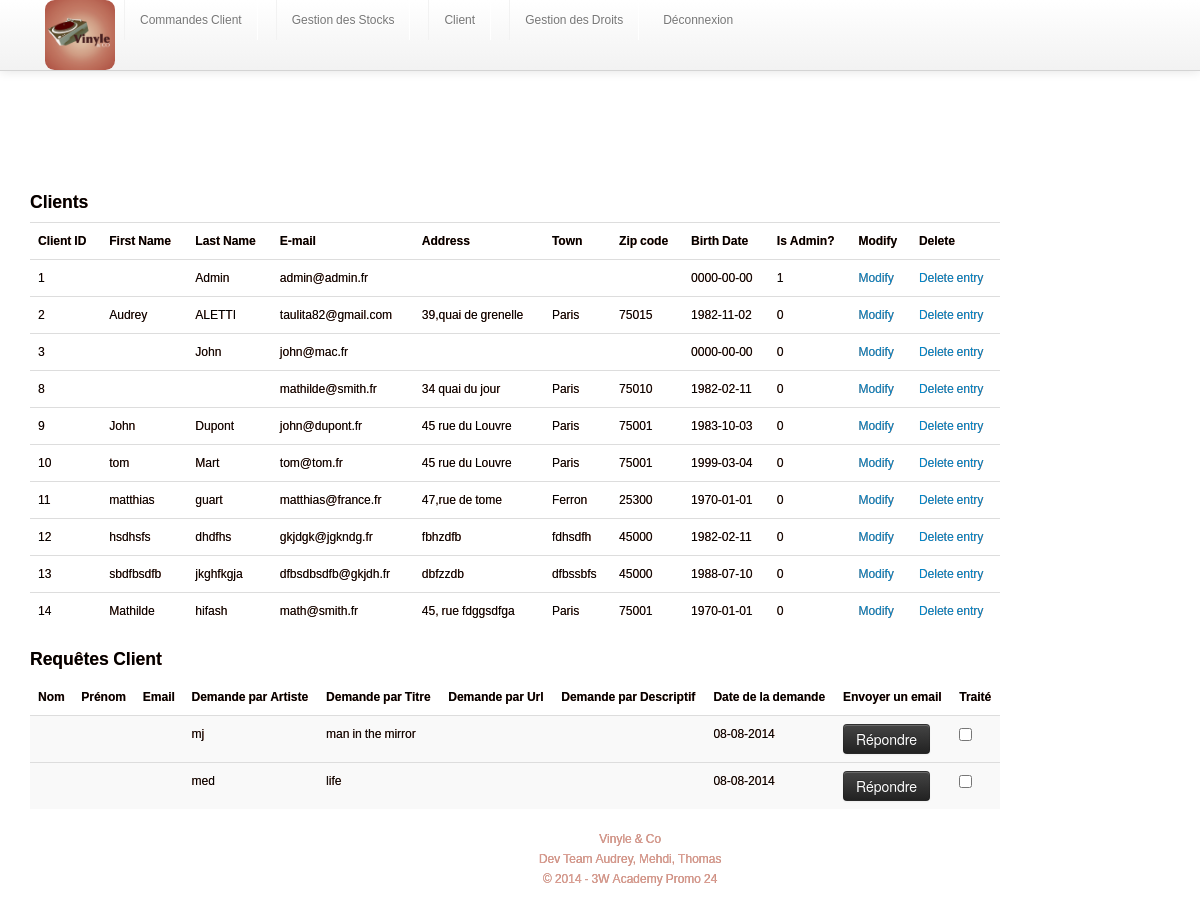
Page /index.php?admin=ok&backendpage=backendClient (signed in) on the earlier database version.
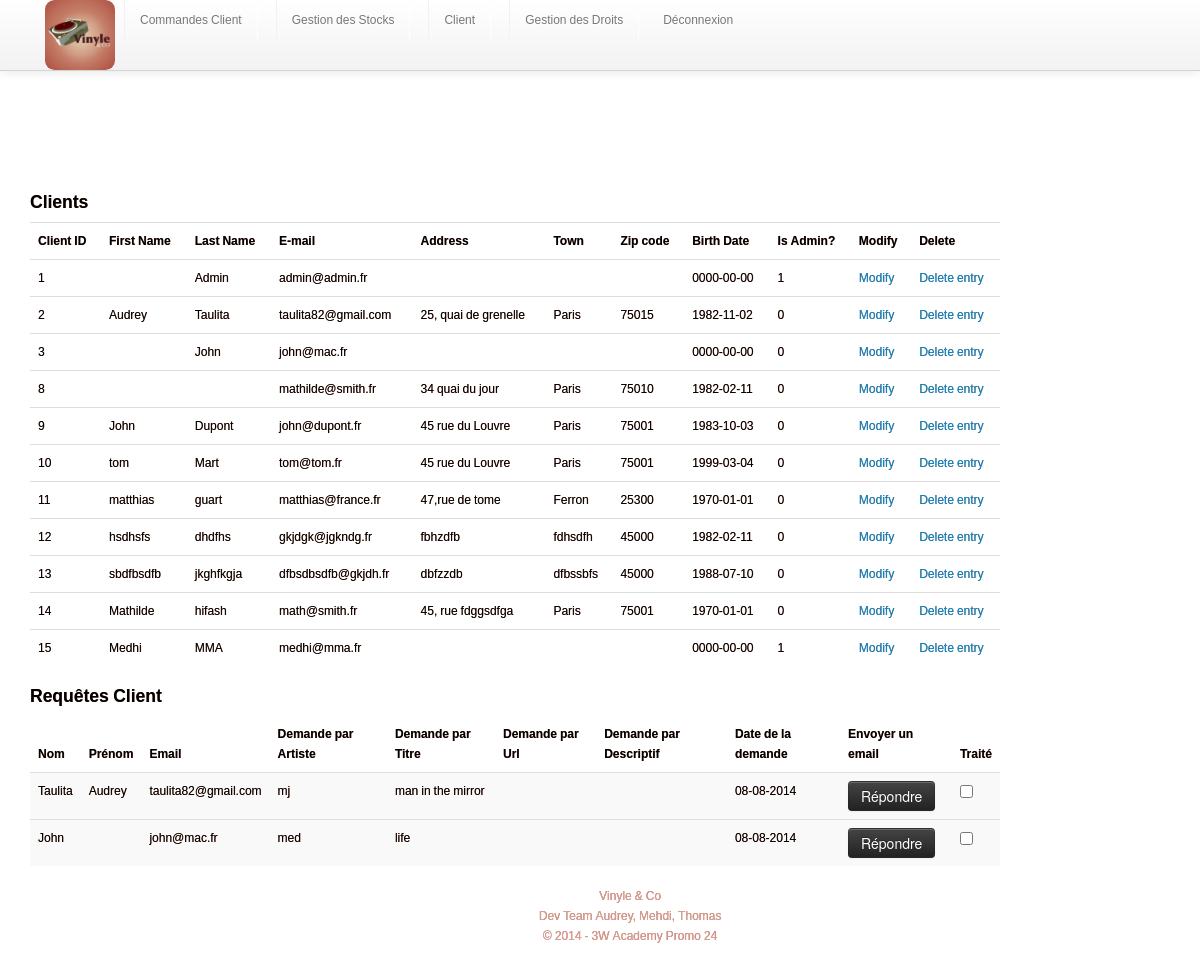
Same page on the later database version.
### tables this page shows
CREATE TABLE IF NOT EXISTS `t_user` (
  `id` int(11) NOT NULL AUTO_INCREMENT,
  `email` varchar(134) NOT NULL,
  `name` varchar(134) NOT NULL,
  `firstname` varchar(132) NOT NULL,
  `password` varchar(32) NOT NULL,
  `birthdate` date NOT NULL,
  `address` varchar(132) NOT NULL,
  `codePostal` varchar(5) NOT NULL,
  `ville` varchar(132) NOT NULL,
  `admin` tinyint(1) NOT NULL DEFAULT '0',
  PRIMARY KEY (`id`),
  UNIQUE KEY `email` (`email`)
);

CREATE TABLE IF NOT EXISTS `requests` (
  `id` int(11) NOT NULL AUTO_INCREMENT,
  `artiste` varchar(255) NOT NULL,
  `titre` varchar(255) NOT NULL,
  `url` varchar(255) NOT NULL,
  `description` varchar(255) NOT NULL,
  `date_request` datetime NOT NULL,
  `id_client` int(11) NOT NULL,
  `date_traite` datetime NOT NULL,
  `traite` tinyint(1) DEFAULT '0',
  PRIMARY KEY (`id`)
);

### index.php (called while the page is built, shortened)
<?php
require('sources/confphp/param.conf.php');
require('apps/skel.php');
?>

### apps/backendNav.php (called while the page is built)
<?php
require('views/backendNav.phtml');
?>

### apps/backendClient.php (called while the page is built, shortened)
<?php
require('models/user.class.php');
function getClients($db) {
	$req = "SELECT * FROM t_user";
	$res = mysqli_query($db, $req);
	$clients = array();
	while ($client = mysqli_fetch_object($res, "User")) {
		$clients[] = $client;
	}
	return $clients;
}
$clients = getClients($db);
require('views/backendClient.phtml');
?>

### models/user.class.php (called while the page is built, shortened)
<?php
class User
{
	private $id;
	private $email;
	private $name;
	private $firstname;
	private $birthdate;
	private $address;
	private $codePostal;
	private $ville;
	public function getId()
	{
		return $this->id;
	}
	public function getFirstName()
	{
		return $this->firstname;
	}
	public function getName()
	{
		return $this->name;
	}
	public function getEmail()
	{
		return $this->email;
	}
	public function getBirthdate()
	{
		return $this->birthdate;
	}
	public function getAddress()
	{
		return $this->address;
	}
	public function getCodePostal()
	{
		return $this->codePostal;
	}
	public function getVille()
	{
		return $this->ville;
	}
	public function getIsAdmin()
	{
		return $this->admin;
	}
}
?>

### apps/footer.php (called while the page is built)
<?php
require("sources/confphp/param.conf.php");
require('views/footer.phtml');
?>

### sources/confphp/param.conf.php (called while the page is built, shortened)
<?php
	$titre_application = "Vinyle & Co";
	$developpeur1      = "Audrey";
	$developpeur2      = "Mehdi";
	$developpeur3      = "Thomas";
	$compagnie         = "3W Academy Promo 24";
?>

### views/backendClient.phtml (the view)
<h4>Clients</h4>
<table class="table" title="Client List">
    <tr>
        <th>Client ID</th>
        <th>First Name</th>
        <th>Last Name</th>
        <th>E-mail</th>
        <th>Address</th>
        <th>Town</th>
        <th>Zip code</th>
        <th>Birth Date</th>
        <th>Is Admin?</th>
        <th>Modify</th>
        <th>Delete</th>
    </tr>
    <?php
    $i=0;
    while (isset($clients[$i])) {?>
    <tr>
        <td><?=$clients[$i]->getId()?></td>
        <td><?=$clients[$i]->getFirstName()?></td>
        <td><?=$clients[$i]->getName()?></td>
        <td><?=$clients[$i]->getEmail()?></td>
        <td><?=$clients[$i]->getAddress()?></td>
        <td><?=$clients[$i]->getVille()?></td>
        <td><?=$clients[$i]->getCodePostal()?></td>
        <td><?=$clients[$i]->getBirthdate()?></td>
        <td><?=$clients[$i]->getIsAdmin()?></td>
        <td><a href="#">Modify</a></td>
        <td><a href="#">Delete entry</a></td>
    </tr>
    <?php
        $i++;
    }
    ?>
</table>
<h4>Requêtes Client</h4>
<table class='table table-striped'>
	<thead>
		<tr>
			<th>Nom</th>
			<th>Prénom</th>
			<th>Email</th>
			<th>Demande par Artiste</th>
			<th>Demande par Titre</th>
			<th>Demande par Url</th>
			<th>Demande par Descriptif</th>
			<th>Date de la demande</th>
			<th>Envoyer un email</th>
			<th>Traité</th>
		</tr>
	</thead>
	<tbody>
		<?php require('apps/backendRequestClient.php');?>
	</tbody>
</table>

### apps/skel.php
<?php
if (isset($_GET['logOut']))
{
	session_destroy();
	$_SESSION=array();
	require("views/skel.phtml");
}
else if (isset($_SESSION['admin']) && isset($_GET['admin']))
{
	require('views/backendskel.phtml');
}
else
	require("views/skel.phtml");

### views/backendskel.phtml (shortened to what this page needs)
<!DOCTYPE html>
<html lang="en">
	<head>
    <link rel="stylesheet" href="sources/css/bootstrap.css">
    <link rel="stylesheet" href="sources/css/bootstrap-responsive.css">
    <link rel="stylesheet" href="sources/css/animate.css">
    <link rel="stylesheet" href="sources/css/font-awesome.css">
    <link rel="stylesheet" href="sources/css/backstylesheet.css">
  </head>
  <body>
    <div id="container-fluid" class="content page">
      <nav class="container">
        <?php require('apps/backendNav.php');?>
      </nav>
      <div class="container span10">
        <section class="page">
          <?php require('apps/'.$backendpage.'.php');?>
        </section>
      </div>
      <footer class="container">
        <?php require('apps/footer.php');?>
      </footer>
    </div>
	</body>
</html>

### views/backendNav.phtml
<div class="navbar navbar-fixed-top">
    <div class="navbar-inner">
        <div class="container">
            <img class='span1' src="sources/img/logo1.jpg" alt="logo">
            <ul class="nav">
                <li class="divider-vertical">
                    <a href="index.php?admin=ok&backendpage=backendOrder">Commandes Client</a>
                </li>
                <li class="divider-vertical">
                    <a href="index.php?admin=ok&backendpage=backendStock">Gestion des Stocks</a>
                </li>
                <li class="divider-vertical">
                    <a href="index.php?admin=ok&backendpage=backendClient">Client</a>
                </li>
                <li class="divider-vertical">
                    <a href="index.php?admin=ok&backendpage=backendAdmin">Gestion des Droits</a>
                </li>
                <li><a href="index.php?logOut=yes">D&eacute;connexion</a></li>
            </ul>
        </div>
    </div>
</div>

### apps/backendRequestClient.php (shortened to what this page needs)
<?php
$req2 = "SELECT * FROM requests LEFT JOIN t_user ON requests.id_client=t_user.id";
$res2= mysqli_query($db, $req2);
while($demande=mysqli_fetch_assoc($res2))
{
	$nom=htmlentities($demande['name']);
	$prenom=htmlentities($demande['firstname']);
	$email=htmlentities($demande['email']);
	$artiste=htmlentities($demande['artiste']);
	$titre=htmlentities($demande['titre']);
	$date=date("d-m-Y",strtotime($demande['date_request']));
	if($demande['traite']==1)
		$check='checked';
	else
		$check='';
	require('views/backendRequestClient.phtml');
}
?>

### views/backendRequestClient.phtml (shortened to what this page needs)
<tr>
	<td><?=$nom?></td>
	<td><?=$prenom?></td>
	<td><?=$email?></td>
	<td><?=$artiste?></td>
	<td><?=$titre?></td>
	<td><?=$url?></td>
	<td><?=$description?></td>
	<td><?=$date?></td>
	<td><a href="mailto:<?=$email?>"><button class="btn btn-inverse">Répondre</button></a></td>
<form name='traite' action="index.php?admin=ok&backendpage=backendClient" methode='POST'>
	<td><input id='traite' type="checkbox" name="traite" value='1'<?=$check?> >
	</td>
</form>
</tr>

### views/footer.phtml
<div id="container" class="container">
	<div class="span12">
		<p class="infosfooter">
			<?=$titre_application?><br />
			Dev Team <?=$developpeur1?>, <?=$developpeur2?>, <?=$developpeur3?><br /> <span class="copyright">&copy;</span> 2014 - <?=$compagnie?>
		</p>
	</div>
</div>

### sources/css/backstylesheet.css (style rules this page uses)
body { font-size: 12px; font-family: FontAwesome, sans-serif; color: rgb(0, 0, 0); margin: 0; padding: 0; text-shadow: 0.2px 0.2px 0.3px #af6c56; }
.page { margin-left: 5em; }
.page { margin: 8em 0 0 0; }
nav img { float: left; vertical-align: -3.2em; border-radius: 0.8em; width: 100%; height: auto; }
footer { text-align: center; color: #db9f95; }
.copyright { font-family: Arial, "Helvetica Neue", Helvetica, sans-serif; }

Differences in the rows shown:
changed t_user "Audrey": name "ALETTI" → "Taulita"; address "39,quai de grenelle" → "25, quai de grenelle"
added t_user: id "15", firstname "Medhi", name "MMA", email "medhi@mma.fr", birthdate "0000-00-00", admin "1"
changed requests "mj": t_user.name (not shown) → "Taulita"; t_user.firstname (not shown) → "Audrey"; t_user.email (not shown) → "taulita82@gmail.com"
changed requests "med": t_user.name (not shown) → "John"; t_user.email (not shown) → "john@mac.fr"
